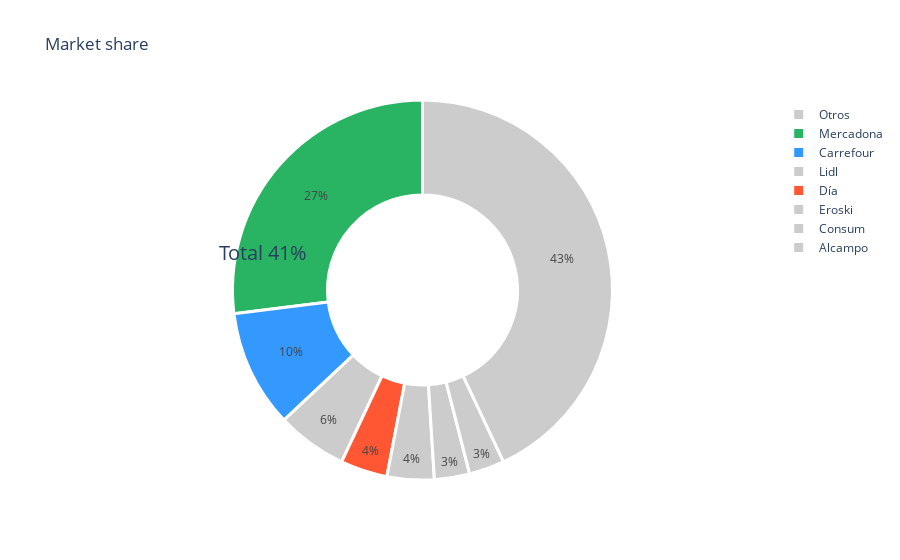

Write notebook code for a chart like this one.
### Markdown cell above
<h2> Market share graph

### Code cell
import plotly.graph_objects as go

labels = ['Mercadona', 'Carrefour', 'Día','Lidl','Eroski','Consum','Alcampo','Otros']
values = [27,10,4,6,4,3,3,43]

# Custom colors for the chart
colors = ['#28B463','#3399FF','#FF5733','#CCCCCC','#CCCCCC','#CCCCCC','#CCCCCC', '#CCCCCC']


# Create a donut chart
fig = go.Figure(data=[go.Pie(
    labels=labels, 
    values=values, 
    hole=0.5,
    marker=dict(colors=colors, line=dict(color='white', width=3))
)])


# Custom layout
fig.update_layout(
    title='Market share',
    showlegend=True,
    annotations=[dict(text='Total 41%', x=0.2, y=0.6, font_size=20, showarrow=False)],
)

# Display the chart
fig.show()

### Figure 1 — Plotly figure (JSON) as saved in the notebook; plotly's stock layout.template omitted (floating-point values rounded to 4 significant figures)
{"data": [{"hole": 0.5, "labels": ["Mercadona", "Carrefour", "Día", "Lidl", "Eroski", "Consum", "Alcampo", "Otros"], "marker": {"colors": ["#28B463", "#3399FF", "#FF5733", "#CCCCCC", "#CCCCCC", "#CCCCCC", "#CCCCCC", "#CCCCCC"], "line": {"color": "white", "width": 3}}, "type": "pie", "values": [27, 10, 4, 6, 4, 3, 3, 43]}], "layout": {"annotations": [{"font": {"size": 20}, "showarrow": false, "text": "Total 41%", "x": 0.2, "y": 0.6}], "showlegend": true, "title": {"text": "Market share"}}}
